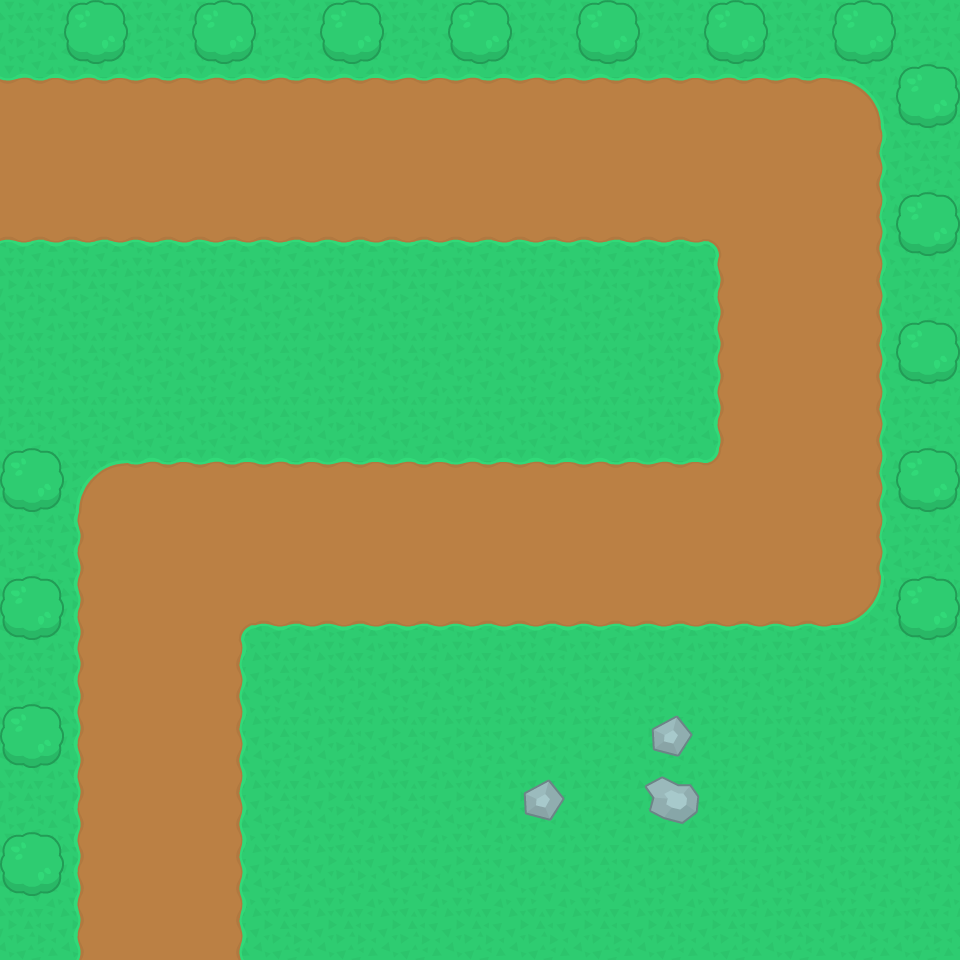

This is a level from a 2D game, rendered from its Tiled map with the project's own tilesets. A one-line summary and the complete map file follow:
An orthogonal 15x15 tile map with 64x64 px tiles, 2 tile layers (Base, Environment) and 12 objects (7x TurretBuildZone, 5x Path).

<map version="1.10" tiledversion="1.10.0" orientation="orthogonal" renderorder="right-down" width="15" height="15" tilewidth="64" tileheight="64" infinite="0" nextlayerid="4" nextobjectid="21">
 <tileset firstgid="1" source="Kenney.tsx" />
 <layer id="1" name="Base" width="15" height="15">
  <data encoding="csv">
25,25,25,25,25,25,25,25,25,25,25,25,25,25,25,
48,48,48,48,48,48,48,48,48,48,48,48,48,5,25,
56,56,56,56,56,56,56,56,56,56,56,56,56,24,25,
2,2,2,2,2,2,2,2,2,2,2,3,56,24,25,
25,25,25,25,25,25,25,25,25,25,25,26,56,24,25,
25,25,25,25,25,25,25,25,25,25,25,26,56,24,25,
25,25,25,25,25,25,25,25,25,25,25,26,56,24,25,
25,4,48,48,48,48,48,48,48,48,48,49,56,24,25,
25,26,56,56,56,56,56,56,56,56,56,56,56,24,25,
25,26,56,1,2,2,2,2,2,2,2,2,2,28,25,
25,26,56,24,25,25,25,25,25,25,25,25,25,25,25,
25,26,56,24,25,25,25,25,25,25,25,25,25,25,25,
25,26,56,24,25,25,25,25,25,25,25,25,25,25,25,
25,26,56,24,25,25,25,25,25,25,25,25,25,25,25,
25,26,56,24,25,25,25,25,25,25,25,25,25,25,25
</data>
 </layer>
 <layer id="2" name="Environment" width="15" height="15">
  <data encoding="csv">
0,131,0,131,0,131,0,131,0,131,0,131,0,131,0,
0,0,0,0,0,0,0,0,0,0,0,0,0,0,131,
0,0,0,0,0,0,0,0,0,0,0,0,0,0,0,
0,0,0,0,0,0,0,0,0,0,0,0,0,0,131,
0,0,0,0,0,0,0,0,0,0,0,0,0,0,0,
0,0,0,0,0,0,0,0,0,0,0,0,0,0,131,
0,0,0,0,0,0,0,0,0,0,0,0,0,0,0,
131,0,0,0,0,0,0,0,0,0,0,0,0,0,131,
0,0,0,0,0,0,0,0,0,0,0,0,0,0,0,
131,0,0,0,0,0,0,0,0,0,0,0,0,0,131,
0,0,0,0,0,0,0,0,0,0,0,0,0,0,0,
131,0,0,0,0,0,0,0,0,0,138,0,0,0,0,
0,0,0,0,0,0,0,0,138,0,137,0,0,0,0,
131,0,0,0,0,0,0,0,0,0,0,0,0,0,0,
0,0,0,0,0,0,0,0,0,0,0,0,0,0,0
</data>
 </layer>
 <objectgroup id="3" name="Objects">
  <object id="8" type="TurretBuildZone" gid="44" x="576" y="384" width="64" height="64" />
  <object id="9" name="PathStart" type="Path" x="26.8938" y="152.398">
   <properties>
    <property name="next" type="object" value="10" />
   </properties>
   <point />
  </object>
  <object id="10" type="Path" x="799.343" y="155.386">
   <properties>
    <property name="index" type="int" value="0" />
    <property name="next" type="object" value="11" />
   </properties>
   <point />
  </object>
  <object id="11" type="Path" x="799.343" y="539.369">
   <properties>
    <property name="index" type="int" value="1" />
    <property name="next" type="object" value="12" />
   </properties>
   <point />
  </object>
  <object id="12" type="Path" x="156.88" y="543.852">
   <properties>
    <property name="index" type="int" value="2" />
    <property name="next" type="object" value="14" />
   </properties>
   <point />
  </object>
  <object id="14" name="PathEnd" type="Path" x="98.6105" y="873.59" width="115.54" height="72.62" />
  <object id="15" type="TurretBuildZone" gid="44" x="448" y="384" width="64" height="64" />
  <object id="16" type="TurretBuildZone" gid="44" x="320.607" y="768.837" width="64" height="64" />
  <object id="17" type="TurretBuildZone" gid="44" x="449.1" y="768.33" width="64" height="64" />
  <object id="18" type="TurretBuildZone" gid="44" x="320.607" y="386.348" width="64" height="64" />
  <object id="19" type="TurretBuildZone" gid="44" x="192.115" y="384.853" width="64" height="64" />
  <object id="20" type="TurretBuildZone" gid="44" x="576.098" y="768.837" width="64" height="64" />
 </objectgroup>
</map>
